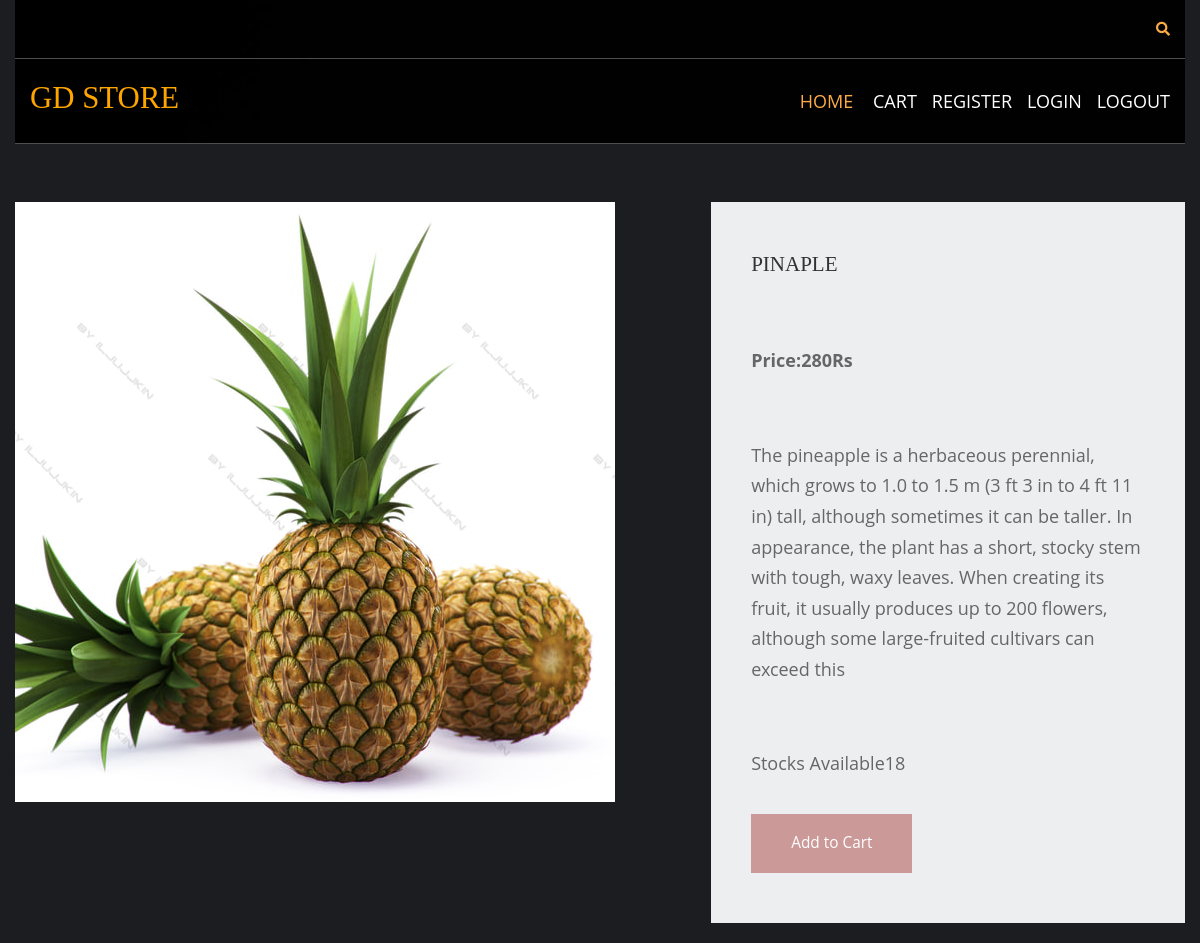
/fruits/pinaple, run on the app's committed database.
### shop/models.py (models this page shows, shortened)
class products(models.Model):
    name = models.CharField(max_length=100, unique=True)
    slug = models.SlugField(max_length=100, unique=True)
    img = models.ImageField(upload_to='product')
    desc = models.TextField()
    stock = models.IntegerField()
    available = models.BooleanField()
    price = models.IntegerField()
    category=models.ForeignKey(categ,on_delete=models.CASCADE)

### shop/views.py (the view)
# urls.py: path('<slug:c_slug>/<slug:product_slug>',views.prodDetails,name="details"),
def prodDetails(request,c_slug,product_slug):
    try:
        prod=products.objects.get(category__slug=c_slug,slug=product_slug)
    except Exception as e:
        raise e
    return render(request,'item.html',{'pr':prod})

### cart/context_processor.py (called while the page is built)
def count(request):
    item_count=0
    if 'admin' in request.path:
        return {}
    else:
        try:
            ct=cartlist.objects.filter(cart_id=c_id(request))
            cti=items.objects.all().filter(cart=ct[:1])
            for c in cti:
                item_count += c.quan
        except cartlist.DoesNotExist:
            item_count=0
        return dict(itc=item_count)

### cart/views.py (called while the page is built)
def c_id(request):
    ct_id=request.session.session_key
    if not ct_id:
        ct_id=request.session.create()
    return ct_id

### templates/item.html (shortened to what this page needs)
{% extends 'base.html' %}
{% load static %}
{% block content %}
<html lang="en">
<head>
    <link href="{% static 'pr/fontawesome/css/all.min.css' %}" rel="stylesheet" />
    <link href="{% static 'pr/css/templatemo-comparto.css' %}" rel="stylesheet" />
</head>
<body>
  <br><br>
        <section class="tm-mb-1" id="about">
            <div class="tm-row tm-about-row">
                <div class="tm-section-1-l">
                    <img src="{{pr.img.url}}" alt="About image" class="tm-img-responsive">
                </div>
                <article class="tm-section-1-r tm-bg-color-8">
                    <h2 class="tm-mb-2 tm-title-color">{{pr.name}}</h2><br>
                    <p><b>Price:{{pr.price}}Rs</b></p><br>
                    <p>{{pr.desc}}</p><br>
                    <p>Stocks Available{{pr.stock}}</p>
{% if pr.stock <= 0 %}
                    <h2 style="color:red"><b>Sorry,There is no stock left</b></h2>
                    {% else %}
                    <a href="{% url 'addcart' pr.id %}" class="tm-btn tm-btn-1 tm-link-to-services">Add to Cart</a>
{% endif %}
                </article>
            </div>
        </section>
</body>
</html>
{% endblock %}

### static/hm/layout/styles/layout.css (style rules this page uses)
*, *::before, *::after { transition:all .3s ease-in-out; }
body { color:#A5A6AA; background-color:#1C1D21; }
a { color:#FBAB45; }

### static/pr/css/templatemo-comparto.css (style rules this page uses)
*, *::before, *::after { box-sizing: border-box; outline: none; }
ul, h1, h2, h3, h4, p, figure { padding: 0; margin: 0; }
body { font-family: 'Open Sans', Arial, sans-serif; font-size: 18px; overflow-x: hidden; padding-left: 15px; padding-right: 15px; margin: 0; }
h2 { font-size: 1.5rem; }
a { transition: all 0.3s ease; text-decoration: none; }
p { color: #666; line-height: 1.7; margin-bottom: 35px; }
h1, h2, h3, h4, h5, h6 { color: #333; }
.tm-mb-1 { margin-bottom: 20px; }
.tm-mb-2 { margin-bottom: 40px; }
.tm-bg-color-8 { background-color: #EDEEEF; }
.tm-img-responsive { max-width: 100%; height: auto; }
.tm-section-1-l { width: 57.85%; margin-right: 1.65%; }
.tm-section-1-r { padding: 50px 40px; width: 40.5%; }
.tm-row { display: flex; }
.tm-btn { display: inline-block; padding: 15px 40px; font-size: 1.1rem; border: none; background-color: #CC9999; color: white; }
a { color: #666; }

### static/hm/layout/styles/framework.css (style rules this page uses)
html { overflow-y:scroll; overflow-x:hidden; }
html, body { margin:0; padding:0; font-size:14px; line-height:1.6em; }
*, *::before, *::after { box-sizing:border-box; }
a { outline:none; text-decoration:none; }
img { width:auto; max-width:100%; height:auto; margin:0; padding:0; border:none; line-height:normal; vertical-align:middle; }
body, input, textarea, select { font-family:Verdana, Geneva, sans-serif; }
h1, h2, h3, h4, h5, h6, .heading { font-family:Georgia, "Times New Roman", Times, serif; }
::placeholder { opacity:1; }
h1, h2, h3, h4, h5, h6, .heading { margin:0 0 20px 0; font-size:1.4rem; line-height:normal; font-weight:normal; text-transform:uppercase; }
address, article, aside, figcaption, figure, footer, header, main, nav, section { display:block; margin:0; padding:0; }

### data on the page
products: img (picture), name "PINAPLE", price "280", desc "The pineapple is a herbaceous perennial, which grows to 1.0 to 1.5 m (3 ft 3 in to 4 ft 11 in) tall, although sometimes it can be taller. In appearance, the plant has a short, stocky stem with tough, waxy leaves. When creating its fruit, it usually produces up to 200 flowers, although some large-fruited cultivars can exceed this", stock "18"
